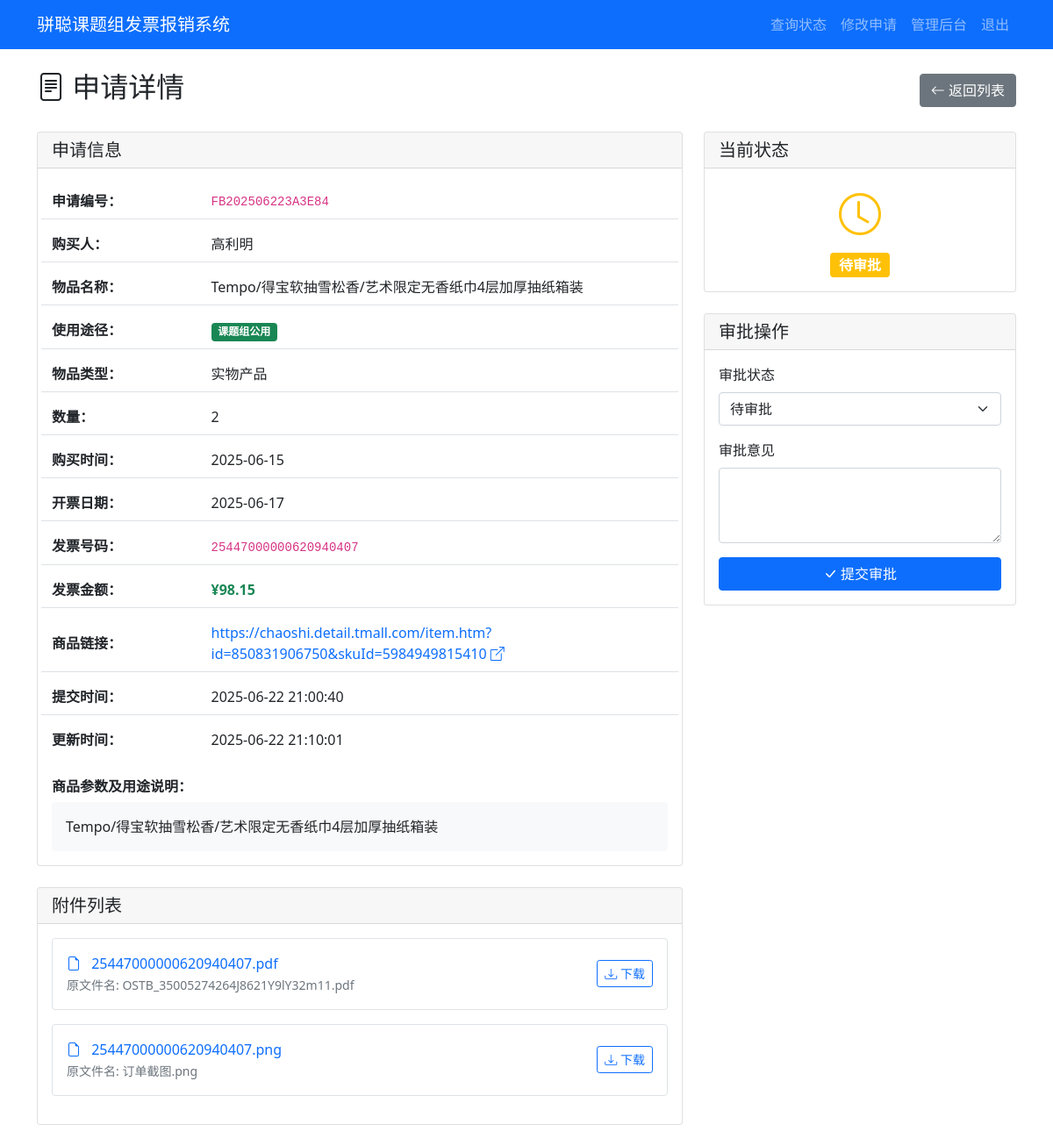
The app's page /admin/application/FB202506223A3E84 (signed in) with its own data.
### tables this page shows
CREATE TABLE applications (
            id INTEGER PRIMARY KEY AUTOINCREMENT,
            app_number TEXT UNIQUE NOT NULL,
            purchaser TEXT NOT NULL,
            purchase_details TEXT,
            item_name TEXT NOT NULL,
            product_link TEXT,
            usage_type TEXT NOT NULL,
            item_type TEXT NOT NULL,
            quantity INTEGER NOT NULL,
            purchase_time DATE NOT NULL,
            invoice_number TEXT NOT NULL,
            invoice_amount REAL NOT NULL,
            invoice_date DATE NOT NULL,
            status TEXT DEFAULT '待审批',
            approval_comment TEXT,
            created_at TIMESTAMP DEFAULT CURRENT_TIMESTAMP,
            updated_at TIMESTAMP DEFAULT CURRENT_TIMESTAMP
        );

CREATE TABLE attachments (
            id INTEGER PRIMARY KEY AUTOINCREMENT,
            app_number TEXT NOT NULL,
            original_filename TEXT NOT NULL,
            stored_filename TEXT NOT NULL,
            file_path TEXT NOT NULL,
            FOREIGN KEY (app_number) REFERENCES applications (app_number)
        );

### app.py (the view)
        def wrapper(*args, **kwargs):
            user = session.get('admin_username', 'anonymous')
            details = f"操作: {operation_type}, 用户: {user}, URL: {request.url}"
            if kwargs.get('app_number'):
                details += f", 申请编号: {kwargs['app_number']}"
            elif kwargs.get('filename'):
                details += f", 文件名: {kwargs['filename']}"
            if request.method == 'POST':
                form_data = {k: '***' if k == 'password' else v for k, v in request.form.items()}
                details += f", 表单数据: {form_data}"
            if request.args:
                details += f", 查询参数: {dict(request.args)}"
            try:
                result = f(*args, **kwargs)
                app.logger.info(f"{details}, 结果: 成功")
                return result
            except Exception as e:
                app.logger.error(f"{details}, 结果: 失败, 错误: {str(e)}", exc_info=True)
                raise

### app.py (called while the page is built)
@app.route('/admin/application/<app_number>')
@log_operation('查看申请详情')
def admin_application_detail(app_number):
    if not session.get('admin_logged_in'):
        flash('请先登录')
        return redirect(url_for('admin_login'))
    with sqlite3.connect('reimbursement.db') as conn:
        c = conn.cursor()
        c.execute('SELECT * FROM applications WHERE app_number = ?', (app_number,))
        application = c.fetchone()
        c.execute('SELECT * FROM attachments WHERE app_number = ?', (app_number,))
        attachments = c.fetchall()
    if not application:
        flash('申请不存在')
        return redirect(url_for('admin_dashboard'))
    return render_template('admin_detail.html', application=application, attachments=attachments)

### templates/admin_detail.html (shortened to what this page needs)
{% extends "base.html" %}
{% block content %}
<div class="d-flex justify-content-between align-items-center mb-4">
    <h2><i class="bi bi-file-text"></i> 申请详情</h2>
    <a href="{{ url_for('admin_dashboard') }}" class="btn btn-secondary">
        <i class="bi bi-arrow-left"></i> 返回列表
    </a>
</div>
<div class="row">
    <div class="col-md-8">
        <div class="card mb-4">
            <div class="card-header">
                <h5 class="mb-0">申请信息</h5>
            </div>
            <div class="card-body">
                <div class="row g-2">
                    <div class="col-12">
                        <div class="row align-items-center py-2 border-bottom">
                            <div class="col-4 col-sm-3">
                                <strong>申请编号：</strong>
                            </div>
                            <div class="col-8 col-sm-9">
                                <code>{{ application[1] }}</code>
                            </div>
                        </div>
                    </div>
                    <div class="col-12">
                        <div class="row align-items-center py-2 border-bottom">
                            <div class="col-4 col-sm-3">
                                <strong>购买人：</strong>
                            </div>
                            <div class="col-8 col-sm-9">
                                {{ application[2] }}
                            </div>
                        </div>
                    </div>
                    <div class="col-12">
                        <div class="row align-items-center py-2 border-bottom">
                            <div class="col-4 col-sm-3">
                                <strong>物品名称：</strong>
                            </div>
                            <div class="col-8 col-sm-9">
                                {{ application[4] }}
                            </div>
                        </div>
                    </div>
                    <div class="col-12">
                        <div class="row align-items-center py-2 border-bottom">
                            <div class="col-4 col-sm-3">
                                <strong>使用途径：</strong>
                            </div>
                            <div class="col-8 col-sm-9">
                                <span
                                    class="badge bg-{% if application[6] == '个人使用' %}info{% else %}success{% endif %}">
                                    {{ application[6] }}
                                </span>
                            </div>
                        </div>
                    </div>
                    <div class="col-12">
                        <div class="row align-items-center py-2 border-bottom">
                            <div class="col-4 col-sm-3">
                                <strong>物品类型：</strong>
                            </div>
                            <div class="col-8 col-sm-9">
                                {{ application[7] }}
                            </div>
                        </div>
                    </div>
                    <div class="col-12">
                        <div class="row align-items-center py-2 border-bottom">
                            <div class="col-4 col-sm-3">
                                <strong>数量：</strong>
                            </div>
                            <div class="col-8 col-sm-9">
                                {{ application[8] }}
                            </div>
                        </div>
                    </div>
                    <div class="col-12">
                        <div class="row align-items-center py-2 border-bottom">
                            <div class="col-4 col-sm-3">
                                <strong>购买时间：</strong>
                            </div>
                            <div class="col-8 col-sm-9">
                                {{ application[9] }}
                            </div>
                        </div>
                    </div>
                    <div class="col-12">
                        <div class="row align-items-center py-2 border-bottom">
                            <div class="col-4 col-sm-3">
                                <strong>开票日期：</strong>
                            </div>
                            <div class="col-8 col-sm-9">
                                {{ application[12] }}
                            </div>
                        </div>
                    </div>
                    <div class="col-12">
                        <div class="row align-items-center py-2 border-bottom">
                            <div class="col-4 col-sm-3">
                                <strong>发票号码：</strong>
                            </div>
                            <div class="col-8 col-sm-9">
                                <code>{{ application[10] }}</code>
                            </div>
                        </div>
                    </div>
                    <div class="col-12">
                        <div class="row align-items-center py-2 border-bottom">
                            <div class="col-4 col-sm-3">
                                <strong>发票金额：</strong>
                            </div>
                            <div class="col-8 col-sm-9">
                                <span class="text-success fw-bold">¥{{ "%.2f"|format(application[11]) }}</span>
                            </div>
                        </div>
                    </div>
                    <div class="col-12">
                        <div class="row align-items-center py-2 border-bottom">
                            <div class="col-4 col-sm-3">
                                <strong>商品链接：</strong>
                            </div>
                            <div class="col-8 col-sm-9">
                                {% if application[5] %}
                                <a href="{{ application[5] }}" target="_blank" class="text-decoration-none">
                                    {{ application[5] }} <i class="bi bi-box-arrow-up-right"></i>
                                </a>
                                {% else %}
                                <span class="text-muted">未提供</span>
                                {% endif %}
                            </div>
                        </div>
                    </div>
                    <div class="col-12">
                        <div class="row align-items-center py-2 border-bottom">
                            <div class="col-4 col-sm-3">
                                <strong>提交时间：</strong>
                            </div>
                            <div class="col-8 col-sm-9">
                                {{ application[15] }}
                            </div>
                        </div>
                    </div>
                    <div class="col-12">
                        <div class="row align-items-center py-2">
                            <div class="col-4 col-sm-3">
                                <strong>更新时间：</strong>
                            </div>
                            <div class="col-8 col-sm-9">
                                {{ application[16] }}
                            </div>
                        </div>
                    </div>
                </div>
                {% if application[3] %}
                <div class="mt-4">
                    <h6><strong>商品参数及用途说明：</strong></h6>
                    <div class="bg-light p-3 rounded">
                        {{ application[3]|replace('\n', '<br>')|safe }}
                    </div>
                </div>
                {% endif %}
            </div>
        </div>
        {% if attachments %}
        <div class="card mb-4">
            <div class="card-header">
                <h5 class="mb-0">附件列表</h5>
            </div>
            <div class="card-body">
                {% for attachment in attachments %}
                <div class="d-flex justify-content-between align-items-center mb-3 p-3 border rounded">
                    <div>
                        <i class="bi bi-file-earmark text-primary me-2"></i>
                        <a href="{{ url_for('download_file', filename=attachment[3]) }}" target="_blank"
                            class="text-decoration-none">
                            {{ attachment[3] }}
                        </a>
                        <br>
                        <small class="text-muted">原文件名: {{ attachment[2] }}</small>
                    </div>
                    <a href="{{ url_for('download_file', filename=attachment[3]) }}"
                        class="btn btn-sm btn-outline-primary">
                        <i class="bi bi-download"></i> 下载
                    </a>
                </div>
                {% endfor %}
            </div>
        </div>
        {% endif %}
    </div>
    <div class="col-md-4">
        <div class="card mb-4">
            <div class="card-header">
                <h5 class="mb-0">当前状态</h5>
            </div>
            <div class="card-body text-center">
                {% if application[13] == '待审批' %}
                <i class="bi bi-clock text-warning" style="font-size: 3rem;"></i>
                <div class="mt-2">
                    <span class="badge bg-warning fs-6">{{ application[13] }}</span>
                </div>
                {% elif application[13] == '报销中' %}
                <i class="bi bi-hourglass-split text-primary" style="font-size: 3rem;"></i>
                <div class="mt-2">
                    <span class="badge bg-primary fs-6">{{ application[13] }}</span>
                </div>
                {% elif application[13] == '已报销' %}
                <i class="bi bi-check-circle text-success" style="font-size: 3rem;"></i>
                <div class="mt-2">
                    <span class="badge bg-success fs-6">{{ application[13] }}</span>
                </div>
                {% elif application[13] == '驳回' %}
                <i class="bi bi-x-circle text-danger" style="font-size: 3rem;"></i>
                <div class="mt-2">
                    <span class="badge bg-danger fs-6">{{ application[13] }}</span>
                </div>
                {% endif %}
            </div>
        </div>
        <div class="card">
            <div class="card-header">
                <h5 class="mb-0">审批操作</h5>
            </div>
            <div class="card-body">
                <form action="{{ url_for('approve_application', app_number=application[1]) }}" method="post">
                    <div class="mb-3">
                        <label for="status" class="form-label">审批状态</label>
                        <select class="form-select" id="status" name="status" required>
                            <option value="待审批" {% if application[13]=='待审批' %}selected{% endif %}>待审批</option>
                        </select>
                    </div>
                    <div class="mb-3">
                        <label for="comment" class="form-label">审批意见</label>
                        <textarea class="form-control" id="comment" name="comment"
                            rows="3">{{ application[14] or '' }}</textarea>
                    </div>
                    <div class="d-grid">
                        <button type="submit" class="btn btn-primary">
                            <i class="bi bi-check-lg"></i> 提交审批
                        </button>
                    </div>
                </form>
            </div>
        </div>
    </div>
</div>
{% endblock %}

### templates/base.html (shortened to what this page needs)
<!DOCTYPE html>
<html lang="zh-CN">
<head>
    <link href="https://cdn.jsdelivr.net/npm/bootstrap@5.1.3/dist/css/bootstrap.min.css" rel="stylesheet">
    <link href="https://cdn.jsdelivr.net/npm/bootstrap-icons@1.7.2/font/bootstrap-icons.css" rel="stylesheet">
</head>
<body>
    <nav class="navbar navbar-expand-lg navbar-dark bg-primary">
        <div class="container">
            <a class="navbar-brand" href="{{ url_for('index') }}">骈聪课题组发票报销系统</a>
            <div class="navbar-nav ms-auto">
                <a class="nav-link" href="{{ url_for('query_status') }}">查询状态</a>
                <a class="nav-link" href="{{ url_for('edit_application_page') }}">修改申请</a>
                {% if session.admin_logged_in %}
                <a class="nav-link" href="{{ url_for('admin_dashboard') }}">管理后台</a>
                <a class="nav-link" href="{{ url_for('admin_logout') }}">退出</a>
                {% else %}
                <a class="nav-link" href="{{ url_for('admin_login') }}">管理员登录</a>
                {% endif %}
            </div>
        </div>
    </nav>
    <div class="container mt-4">
        {% block content %}{% endblock %}
    </div>
</body>
</html>

### records on screen
applications: app_number "FB202506223A3E84", purchaser "高利明", item_name "Tempo/得宝软抽雪松香/艺术限定无香纸巾4层加厚抽纸箱装", usage_type "课题组公用", item_type "实物产品", quantity "2", purchase_time "2025-06-15", invoice_date "2025-06-17", invoice_number "25447000000620940407", invoice_amount "98.15", product_link "https://chaoshi.detail.tmall.com/item.htm?id=850831906750&skuId=5984949815410", created_at "2025-06-22 21:00:40", updated_at "2025-06-22 21:10:01", purchase_details "Tempo/得宝软抽雪松香/艺术限定无香纸巾4层加厚抽纸箱装", status "待审批"
attachments: stored_filename "25447000000620940407.pdf", original_filename "OSTB_35005274264J8621Y9lY32m11.pdf"
attachments: stored_filename "25447000000620940407.png", original_filename "订单截图.png"
